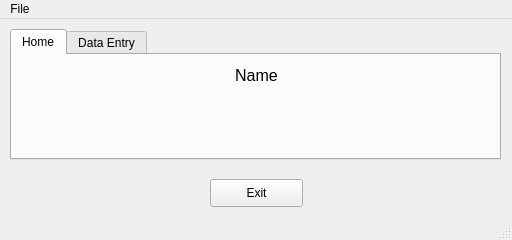
<?xml version="1.0" encoding="UTF-8"?>
<ui version="4.0">
 <class>mainWindow</class>
 <widget class="QMainWindow" name="mainWindow">
  <property name="geometry">
   <rect>
    <x>0</x>
    <y>0</y>
    <width>512</width>
    <height>240</height>
   </rect>
  </property>
  <property name="windowTitle">
   <string>Generic Load UI startup</string>
  </property>
  <widget class="QWidget" name="centralwidget">
   <widget class="QPushButton" name="btnExit">
    <property name="geometry">
     <rect>
      <x>210</x>
      <y>160</y>
      <width>93</width>
      <height>28</height>
     </rect>
    </property>
    <property name="text">
     <string>Exit</string>
    </property>
   </widget>
   <widget class="QTabWidget" name="tabWidget">
    <property name="geometry">
     <rect>
      <x>10</x>
      <y>10</y>
      <width>491</width>
      <height>131</height>
     </rect>
    </property>
    <property name="tabShape">
     <enum>QTabWidget::Rounded</enum>
    </property>
    <property name="currentIndex">
     <number>0</number>
    </property>
    <widget class="QWidget" name="tab">
     <attribute name="title">
      <string>Home</string>
     </attribute>
     <widget class="QLabel" name="lblName">
      <property name="geometry">
       <rect>
        <x>14</x>
        <y>10</y>
        <width>461</width>
        <height>21</height>
       </rect>
      </property>
      <property name="font">
       <font>
        <pointsize>12</pointsize>
       </font>
      </property>
      <property name="text">
       <string>Name</string>
      </property>
      <property name="alignment">
       <set>Qt::AlignCenter</set>
      </property>
     </widget>
    </widget>
    <widget class="QWidget" name="tab_2">
     <attribute name="title">
      <string>Data Entry</string>
     </attribute>
     <widget class="QLineEdit" name="txtInputName">
      <property name="geometry">
       <rect>
        <x>100</x>
        <y>10</y>
        <width>261</width>
        <height>21</height>
       </rect>
      </property>
      <property name="placeholderText">
       <string>Enter Name</string>
      </property>
     </widget>
    </widget>
   </widget>
  </widget>
  <widget class="QMenuBar" name="menubar">
   <property name="geometry">
    <rect>
     <x>0</x>
     <y>0</y>
     <width>512</width>
     <height>26</height>
    </rect>
   </property>
   <widget class="QMenu" name="menuFile">
    <property name="title">
     <string>File</string>
    </property>
    <addaction name="actExit"/>
   </widget>
   <addaction name="menuFile"/>
  </widget>
  <widget class="QStatusBar" name="statusbar"/>
  <action name="actExit">
   <property name="text">
    <string>Exit</string>
   </property>
  </action>
 </widget>
 <resources/>
 <connections/>
</ui>
